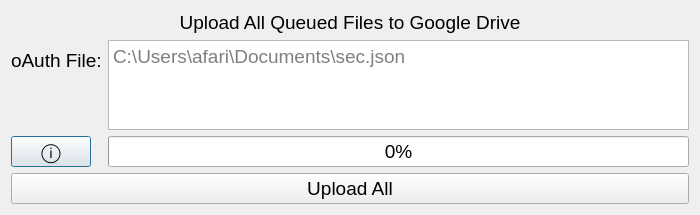
<?xml version="1.0" encoding="UTF-8"?>
<ui version="4.0">
 <class>Dialog</class>
 <widget class="QDialog" name="Dialog">
  <property name="geometry">
   <rect>
    <x>0</x>
    <y>0</y>
    <width>700</width>
    <height>215</height>
   </rect>
  </property>
  <property name="sizePolicy">
   <sizepolicy hsizetype="Expanding" vsizetype="Expanding">
    <horstretch>0</horstretch>
    <verstretch>0</verstretch>
   </sizepolicy>
  </property>
  <property name="font">
   <font>
    <pointsize>14</pointsize>
   </font>
  </property>
  <property name="windowTitle">
   <string>Dialog</string>
  </property>
  <layout class="QVBoxLayout" name="verticalLayout_2">
   <item>
    <layout class="QVBoxLayout" name="verticalLayout">
     <item>
      <widget class="QLabel" name="heading1_text">
       <property name="text">
        <string>Upload All Queued Files to Google Drive</string>
       </property>
       <property name="alignment">
        <set>Qt::AlignCenter</set>
       </property>
      </widget>
     </item>
     <item>
      <layout class="QFormLayout" name="formLayout">
       <item row="0" column="0">
        <widget class="QLabel" name="label">
         <property name="text">
          <string>oAuth File:</string>
         </property>
        </widget>
       </item>
       <item row="0" column="1">
        <widget class="QPlainTextEdit" name="oAuth_file_entry">
         <property name="placeholderText">
          <string>C:\Users\afari\Documents\sec.json</string>
         </property>
        </widget>
       </item>
       <item row="1" column="0">
        <widget class="QPushButton" name="oAuth_info">
         <property name="text">
          <string>ⓘ</string>
         </property>
        </widget>
       </item>
       <item row="1" column="1">
        <widget class="QProgressBar" name="progressBar">
         <property name="value">
          <number>0</number>
         </property>
        </widget>
       </item>
      </layout>
     </item>
    </layout>
   </item>
   <item>
    <widget class="QPushButton" name="upload_all_button">
     <property name="text">
      <string>Upload All</string>
     </property>
    </widget>
   </item>
  </layout>
 </widget>
 <resources/>
 <connections/>
</ui>
